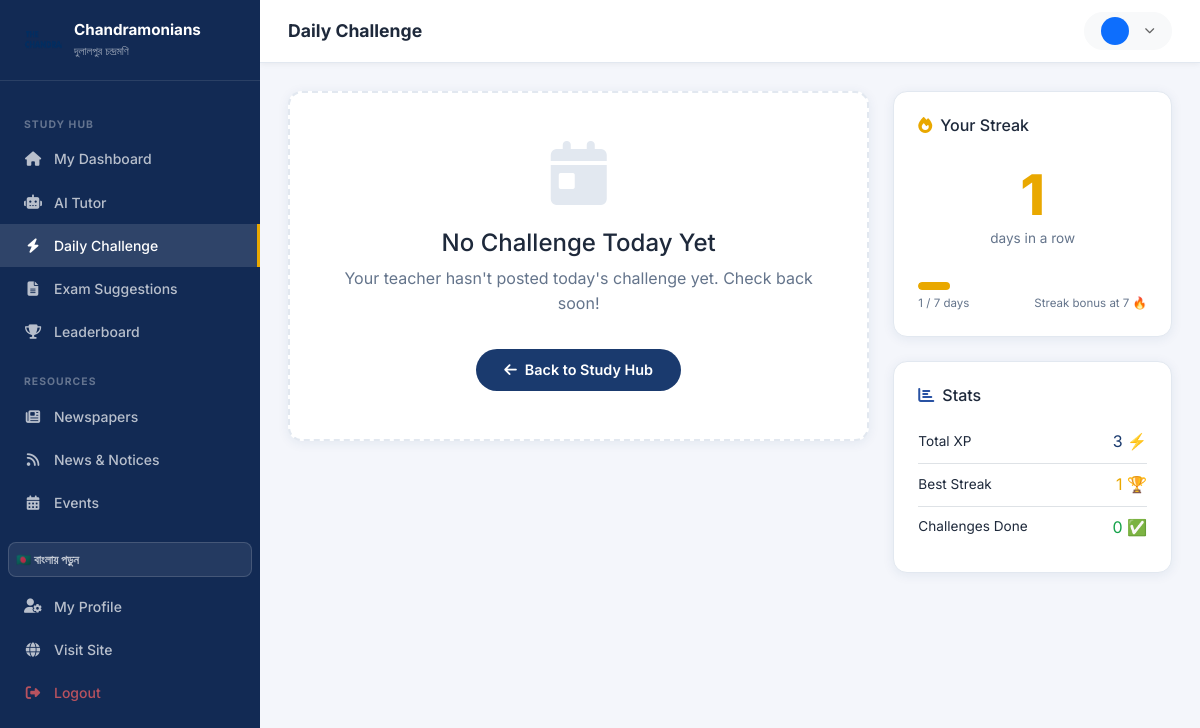
The app's page /edu/challenge/ (signed in) with its own data.
### app/models.py (models this page shows, shortened)
class StudentProgress(models.Model):
    user = models.OneToOneField(CustomUser, on_delete=models.CASCADE, related_name='progress')
    total_xp = models.IntegerField(default=0)
    current_streak = models.IntegerField(default=0)
    longest_streak = models.IntegerField(default=0)
    last_active_date = models.DateField(null=True, blank=True)
    challenges_completed = models.IntegerField(default=0)
    ai_queries_used = models.IntegerField(default=0)

### webapp/Education_Views.py (the view)
# urls.py: path('edu/challenge/', Education_Views.daily_challenge_view, name='daily_challenge'),
@login_required(login_url='/login')
def daily_challenge_view(request):
    today = date.today()
    challenge = DailyChallenge.objects.filter(date=today).first()
    progress = _get_or_create_progress(request.user)
    already_done = request.session.get(f'challenge_done_{today}', False)
    return render(request, 'education/challenge.html', {
        'challenge': challenge,
        'progress': progress,
        'already_done': already_done,
    })

### webapp/Education_Views.py (called while the page is built)
def _get_or_create_progress(user):
    progress, _ = StudentProgress.objects.get_or_create(user=user)
    return progress

### templates/education/challenge.html (shortened to what this page needs)
{% extends 'base.html' %}
{% load static %}
{% block page_title %}Daily Challenge{% endblock %}
{% block content %}
<div class="row g-4 justify-content-center">
  <div class="col-lg-8">
    {% if already_completed %}
    <div class="card-custom text-center p-5">
      <div style="font-size:4rem;margin-bottom:1rem;">🎉</div>
      <h4 class="fw-800 mb-2">Challenge Completed!</h4>
      <p style="color:var(--text-muted);font-size:.95rem;">You've already answered today's challenge. Come back tomorrow for a new one!</p>
      <div class="d-flex justify-content-center gap-3 mt-4 flex-wrap">
        <a href="{% url 'edu_home' %}" class="btn-primary-custom btn">
          <i class="fas fa-home me-2"></i>Back to Hub
        </a>
        <a href="{% url 'leaderboard' %}" class="btn-outline-custom btn">
          <i class="fas fa-trophy me-2"></i>View Leaderboard
        </a>
      </div>
      {% if last_result %}
      <div class="mt-4 p-4 rounded-3" style="background:var(--success-pale,#f0fdf4);border:1px solid #bbf7d0;">
        <div style="font-size:.85rem;color:var(--success);font-weight:600;">
          <i class="fas fa-check-circle me-2"></i>Your answer was correct! You earned +10 XP.
        </div>
      </div>
      {% endif %}
    </div>
    {% elif not challenge %}
    <div class="card-custom text-center p-5" style="border:2px dashed var(--border);">
      <i class="fas fa-calendar-day fa-4x mb-4" style="color:var(--border);"></i>
      <h4 class="fw-800 mb-2">No Challenge Today Yet</h4>
      <p style="color:var(--text-muted);">Your teacher hasn't posted today's challenge yet. Check back soon!</p>
      <a href="{% url 'edu_home' %}" class="btn-primary-custom btn mt-3">
        <i class="fas fa-arrow-left me-2"></i>Back to Study Hub
      </a>
    </div>
    {% endif %}
  </div>
  <div class="col-lg-4">
    <div class="card-custom p-4 mb-4">
      <h6 class="fw-700 mb-3"><i class="fas fa-fire me-2" style="color:var(--accent);"></i>Your Streak</h6>
      <div class="text-center py-3">
        <div style="font-size:3.5rem;font-weight:800;color:var(--accent);line-height:1;">{{ progress.current_streak }}</div>
        <div style="font-size:.85rem;color:var(--text-muted);margin-top:.3rem;">days in a row</div>
      </div>
      <div class="xp-bar-wrap mt-3">
        <div class="xp-bar-fill" style="width:{% widthratio progress.current_streak 7 100 %}%;"></div>
      </div>
      <div class="d-flex justify-content-between mt-1" style="font-size:.72rem;color:var(--text-muted);">
        <span>{{ progress.current_streak }} / 7 days</span>
        <span>Streak bonus at 7 🔥</span>
      </div>
    </div>
    <div class="card-custom p-4">
      <h6 class="fw-700 mb-3"><i class="fas fa-chart-bar me-2" style="color:var(--primary-light);"></i>Stats</h6>
      <div class="d-flex justify-content-between align-items-center py-2 border-bottom">
        <span style="font-size:.85rem;">Total XP</span>
        <span class="fw-800" style="color:var(--primary);">{{ progress.total_xp }} ⚡</span>
      </div>
      <div class="d-flex justify-content-between align-items-center py-2 border-bottom">
        <span style="font-size:.85rem;">Best Streak</span>
        <span class="fw-800" style="color:var(--accent);">{{ progress.longest_streak }} 🏆</span>
      </div>
      <div class="d-flex justify-content-between align-items-center py-2">
        <span style="font-size:.85rem;">Challenges Done</span>
        <span class="fw-800" style="color:var(--success);">{{ progress.challenges_completed }} ✅</span>
      </div>
    </div>
  </div>
</div>
{% endblock %}

### static/assets/css/chandramonians.css (style rules this page uses)
:root { --primary: #1a3a6e; --primary-dark: #122a54; --primary-light: #2952a3; --primary-pale: #eef2fb; --accent: #e9a800; --accent-dark: #c78f00; --accent-pale: #fff8e1; --success: #16a34a; --danger: #dc2626; --warning: #d97706; --bg: #f4f6fb; --card-bg: #ffffff; --border: #e2e8f0; --text: #1e293b; --text-muted: #64748b; --radius: 14px; --radius-sm: 8px; --shadow: 0 2px 12px rgba(30,58,110,.08); --shadow-md: 0 8px 30px rgba(30,58,110,.12); --shadow-lg: 0 20px 60px rgba(30,58,110,.18); --transition: all .22s ease; }
*, *::before, *::after { box-sizing: border-box; }
html { scroll-behavior: smooth; }
body { font-family: 'Inter', -apple-system, BlinkMacSystemFont, 'Segoe UI', sans-serif; background: var(--bg); color: var(--text); line-height: 1.6; }
a { color: var(--primary-light); text-decoration: none; transition: var(--transition); }
.card-custom { background: var(--card-bg); border-radius: var(--radius); box-shadow: var(--shadow); border: 1px solid var(--border); overflow: hidden; transition: var(--transition); }
.xp-bar-wrap { background: rgba(255,255,255,.2); border-radius: 50px; height: 8px; margin-top: .5rem; overflow: hidden; }
.xp-bar-fill { background: var(--accent); height: 100%; border-radius: 50px; transition: width 1s ease; }
.btn-primary-custom { background: var(--primary); color: #fff; border: none; border-radius: 50px; padding: .65rem 1.75rem; font-weight: 600; font-size: .9rem; transition: var(--transition); }

### records on screen
StudentProgress: current_streak "1", total_xp "3", longest_streak "1", challenges_completed "0"
